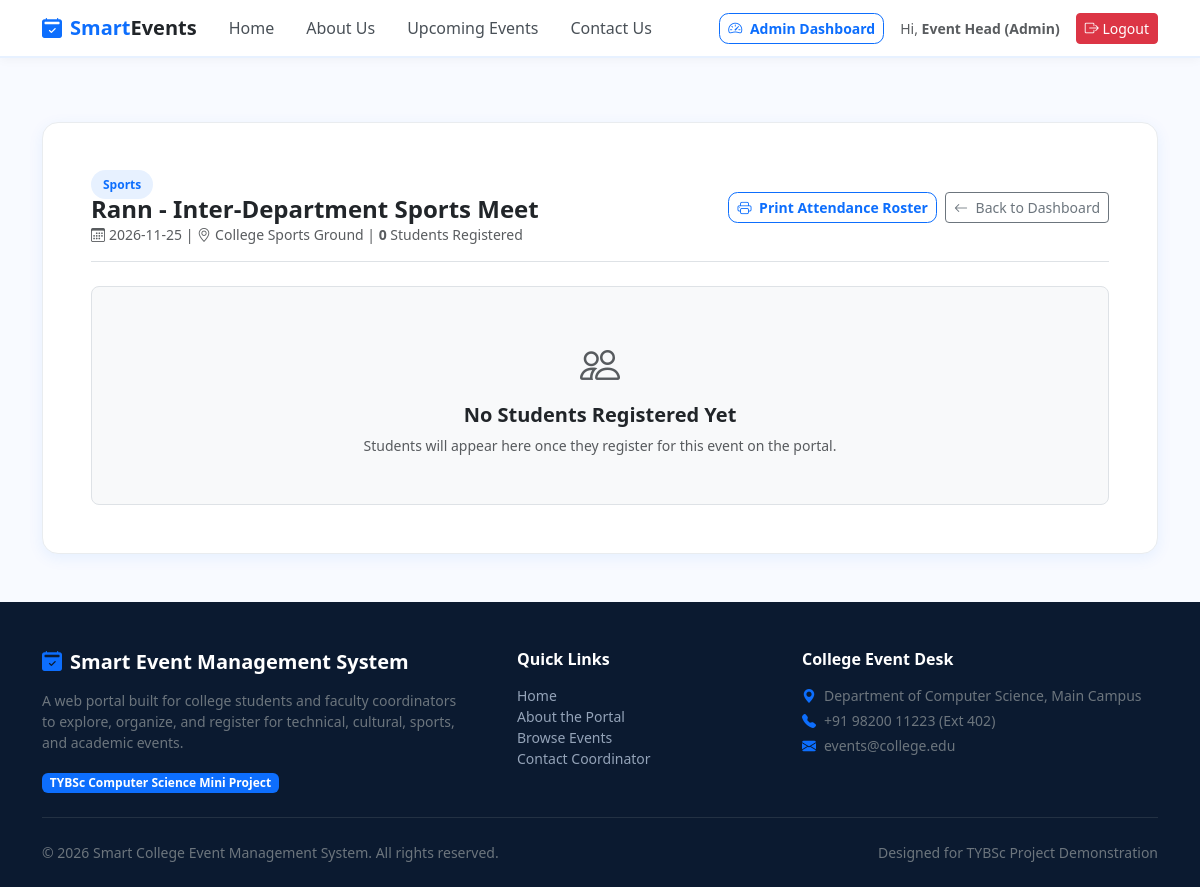
The page /admin/event/3/registrations (signed in) on the database its author committed.
### tables this page shows
CREATE TABLE events (
            id INTEGER PRIMARY KEY AUTOINCREMENT,
            title TEXT NOT NULL,
            category TEXT NOT NULL,
            description TEXT NOT NULL,
            date TEXT NOT NULL,
            time TEXT NOT NULL,
            venue TEXT NOT NULL,
            coordinator TEXT NOT NULL,
            coordinator_phone TEXT,
            image_url TEXT,
            max_participants INTEGER DEFAULT 100,
            created_at TIMESTAMP DEFAULT CURRENT_TIMESTAMP
        );

### app.py (the view)
@app.route('/admin/event/<int:event_id>/registrations')
@admin_required
def event_registrations(event_id):
    conn = get_db()
    cursor = conn.cursor()
    cursor.execute("SELECT * FROM events WHERE id = ?", (event_id,))
    event = cursor.fetchone()
    if not event:
        conn.close()
        flash('Event not found.', 'danger')
        return redirect(url_for('admin_dashboard'))
    cursor.execute('''
        SELECT r.id as reg_id, r.registered_at, r.status,
               u.name, u.email, u.roll_no, u.department, u.year, u.phone
        FROM registrations r
        JOIN users u ON r.user_id = u.id
        WHERE r.event_id = ?
        ORDER BY r.registered_at ASC
    ''', (event_id,))
    students = cursor.fetchall()
    conn.close()
    return render_template(
        'event_registrations.html',
        event=event,
        students=students,
        total_count=len(students)
    )

### app.py (called while the page is built)
def get_db():
    conn = sqlite3.connect(DATABASE)
    conn.row_factory = sqlite3.Row
    return conn

def admin_required(f):
    @wraps(f)
    def decorated_function(*args, **kwargs):
        if 'user_id' not in session:
            flash('Please log in as Administrator.', 'warning')
            return redirect(url_for('login'))
        if session.get('user_role') != 'admin':
            flash('Access denied! Administrator privileges required.', 'danger')
            return redirect(url_for('home'))
        return f(*args, **kwargs)
    return decorated_function

### templates/event_registrations.html (shortened to what this page needs)
{% extends 'base.html' %}
{% block content %}
<div class="container py-5">
    <div class="custom-card p-4 p-sm-5">
        <div class="d-flex justify-content-between align-items-center mb-4 pb-3 border-bottom flex-wrap gap-2">
            <div>
                <span class="badge-category mb-1">{{ event['category'] }}</span>
                <h4 class="fw-bold text-dark mb-0">{{ event['title'] }}</h4>
                <p class="text-muted small mb-0">
                    <i class="bi bi-calendar3 me-1"></i>{{ event['date'] }} |
                    <i class="bi bi-geo-alt me-1"></i>{{ event['venue'] }} |
                    <strong>{{ total_count }}</strong> Students Registered
                </p>
            </div>
            <div class="d-flex gap-2 no-print">
                <button type="button" class="btn btn-outline-primary btn-sm" onclick="window.print();">
                    <i class="bi bi-printer me-1"></i> Print Attendance Roster
                </button>
                <a href="{{ url_for('admin_dashboard') }}" class="btn btn-outline-secondary btn-sm">
                    <i class="bi bi-arrow-left me-1"></i> Back to Dashboard
                </a>
            </div>
        </div>
        {% if students %}
            <div class="table-responsive">
                <table class="table table-hover table-bordered align-middle small">
                    <thead class="table-light">
                        <tr>
                            <th style="width: 50px;">#</th>
                            <th>Student Name</th>
                            <th>Roll No</th>
                            <th>Department</th>
                            <th>Year</th>
                            <th>Email Address</th>
                            <th>Phone</th>
                            <th>Registration Date</th>
                            <th class="text-center">Status</th>
                        </tr>
                    </thead>
                    <tbody>
                        {% for s in students %}
                            <tr>
                                <td>{{ loop.index }}</td>
                                <td class="fw-bold text-dark">{{ s['name'] }}</td>
                                <td>{{ s['roll_no'] or 'N/A' }}</td>
                                <td>{{ s['department'] or 'Computer Science' }}</td>
                                <td>{{ s['year'] or 'TYBSc' }}</td>
                                <td>{{ s['email'] }}</td>
                                <td>{{ s['phone'] or 'N/A' }}</td>
                                <td class="text-muted">{{ s['registered_at'] }}</td>
                                <td class="text-center">
                                    <span class="badge bg-success-subtle text-success">
                                        {{ s['status'] }}
                                    </span>
                                </td>
                            </tr>
                        {% endfor %}
                    </tbody>
                </table>
            </div>
        {% else %}
            <div class="text-center py-5 bg-light rounded-3 border">
                <i class="bi bi-people text-muted fs-1 mb-2 d-block"></i>
                <h5 class="fw-bold text-dark">No Students Registered Yet</h5>
                <p class="text-muted small mb-0">Students will appear here once they register for this event on the portal.</p>
            </div>
        {% endif %}
    </div>
</div>
{% endblock %}

### static/css/style.css (style rules this page uses)
:root { --primary-blue: #0d6efd; --primary-hover: #0b5ed7; --dark-blue: #084298; --light-bg: #f8faff; --card-shadow: 0 4px 15px rgba(13, 110, 253, 0.08); }
body { font-family: 'Segoe UI', Roboto, 'Helvetica Neue', Arial, sans-serif; background-color: var(--light-bg); color: #333333; display: flex; flex-direction: column; min-height: 100vh; }
.custom-card { border: 1px solid #e9ecef; border-radius: 1rem; background-color: #ffffff; box-shadow: var(--card-shadow); transition: transform 0.2s ease, box-shadow 0.2s ease; overflow: hidden; }
.badge-category { background-color: #e7f1ff; color: var(--primary-blue); font-weight: 600; font-size: 0.75rem; padding: 0.35rem 0.75rem; border-radius: 50rem; }
.btn-outline-primary { color: var(--primary-blue); border-color: var(--primary-blue); border-radius: 0.6rem; font-weight: 600; }

### rows shown on the page
events: category "Sports", title "Rann - Inter-Department Sports Meet", date "2026-11-25", venue "College Sports Ground"

### other values the page prints
{{ session.get('user_name') }} "Event Head (Admin)"
{{ total_count }} "0"
